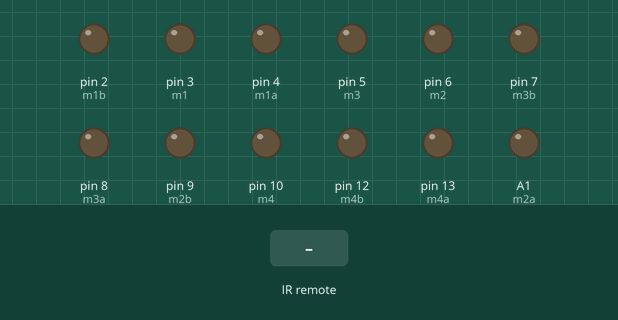
Recording of a sketch running on a simulated Arduino Uno, built with avr-gcc and run on an emulated ATmega328P. Parts: output pins drawn as LEDs (lit = HIGH). The test bench sets the inputs (shaded band). What the sketch prints to the serial monitor is not drawn.

Above: at 1.2 s.
1.3 s: infrared code 0xB946FF00 received
At 1.8 s:
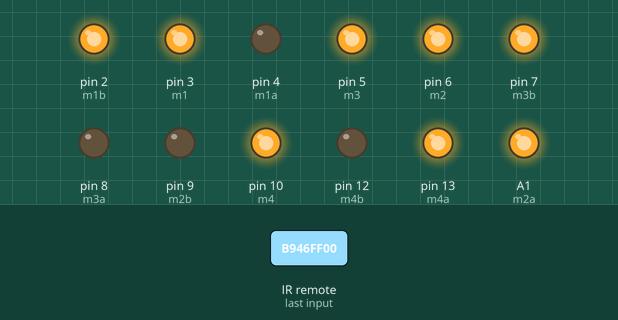
2.8 s: infrared code 0xBB44FF00 received
At 4.0 s:
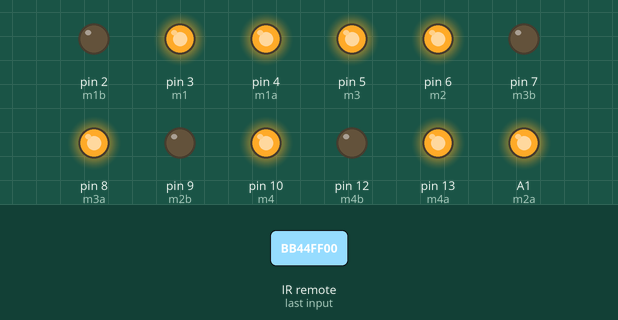
4.3 s: infrared code 0xBC43FF00 received
At 5.3 s:
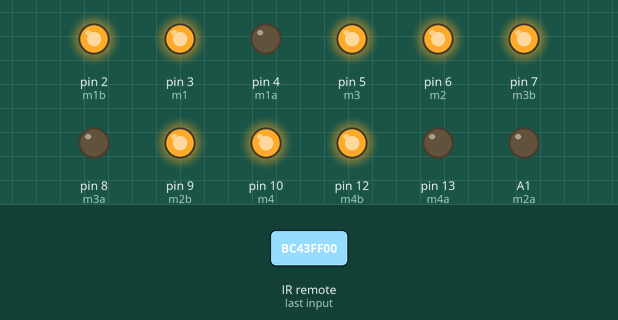
5.8 s: infrared code 0xBF40FF00 received
At 6.4 s:
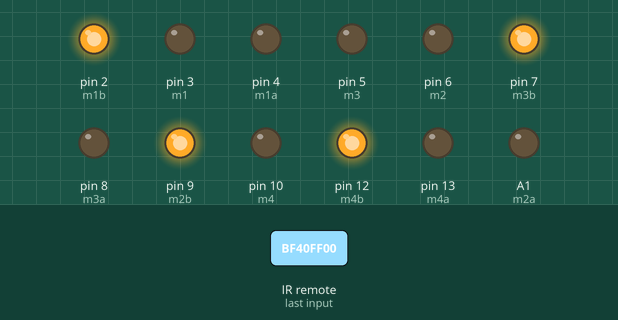
7.3 s: infrared code 0xEA15FF00 received
At 8.5 s:
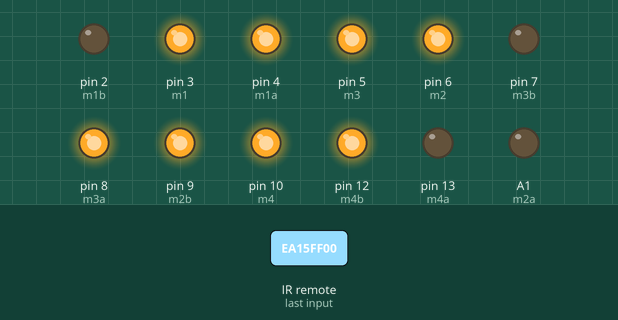
8.8 s: infrared code 0xBF40FF00 received
At 9.9 s:
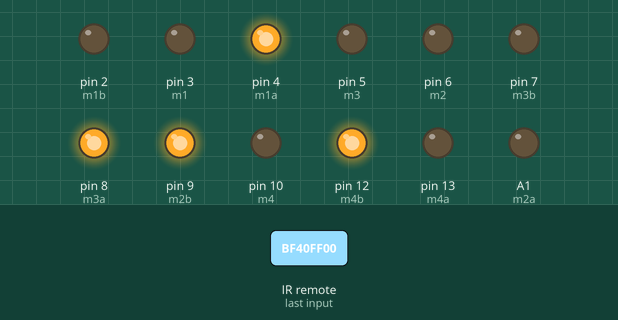
Timing chart, 0 to 11.3 s (numbered marks = the images above; inputs shaded):
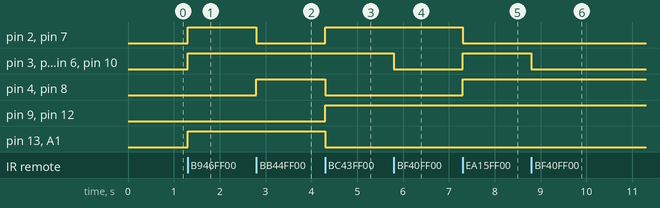

The sketch:

code.ino
```cpp
#include <IRremote.h>
int IR_RECEIVE_PIN = 11;
IRrecv irrecv(IR_RECEIVE_PIN);

int m1 = 3;
int m1a = 4;
int m1b = 2;

int m2 = 6;
int m2a = A1;
int m2b = 9;

int m3 = 5;
int m3a = 8;
int m3b = 7;

int m4 = 10;
int m4a = 13;
int m4b = 12;

void setup() {
  Serial.begin(9600);
  irrecv.enableIRIn();
  pinMode(m1, OUTPUT);
  pinMode(m1a, OUTPUT);
  pinMode(m1b, OUTPUT);
  pinMode(m2, OUTPUT);
  pinMode(m2a, OUTPUT);
  pinMode(m2b, OUTPUT);
  pinMode(m3, OUTPUT);
  pinMode(m3a, OUTPUT);
  pinMode(m3b, OUTPUT);
  pinMode(m4, OUTPUT);
  pinMode(m4a, OUTPUT);
  pinMode(m4b, OUTPUT);
}

void loop() {
  if (irrecv.decode()) {
    //UP
    if (irrecv.decodedIRData.decodedRawData == 3108437760) {
      Serial.print("FORWARD");
      digitalWrite(m1, HIGH);
      digitalWrite(m1a, LOW);
      digitalWrite(m1b, HIGH);
      digitalWrite(m2, HIGH);
      digitalWrite(m2a, HIGH);
      digitalWrite(m2b, LOW);
      digitalWrite(m3, HIGH);
      digitalWrite(m3a, LOW);
      digitalWrite(m3b, HIGH);
      digitalWrite(m4, HIGH);
      digitalWrite(m4a, HIGH);
      digitalWrite(m4b, LOW);
    }
    //LEFT
    else if (irrecv.decodedIRData.decodedRawData == 3141861120) {
      Serial.print("LEFT");
      digitalWrite(m1, HIGH);
      digitalWrite(m1a, HIGH);
      digitalWrite(m1b, LOW);
      digitalWrite(m2, HIGH);
      digitalWrite(m2a, HIGH);
      digitalWrite(m2b, LOW);
      digitalWrite(m3, HIGH);
      digitalWrite(m3a, HIGH);
      digitalWrite(m3b, LOW);
      digitalWrite(m4, HIGH);
      digitalWrite(m4a, HIGH);
      digitalWrite(m4b, LOW);
    }
    //RIGHT
    else if (irrecv.decodedIRData.decodedRawData == 3158572800) {
      Serial.print("RIGHT");
      digitalWrite(m1, HIGH);
      digitalWrite(m1a, LOW);
      digitalWrite(m1b, HIGH);
      digitalWrite(m2, HIGH);
      digitalWrite(m2a, LOW);
      digitalWrite(m2b, HIGH);
      digitalWrite(m3, HIGH);
      digitalWrite(m3a, LOW);
      digitalWrite(m3b, HIGH);
      digitalWrite(m4, HIGH);
      digitalWrite(m4a, LOW);
      digitalWrite(m4b, HIGH);
    }
    //DOWN
    else if (irrecv.decodedIRData.decodedRawData == 3927310080) {
      Serial.print("FORWARD");
      digitalWrite(m1, HIGH);
      digitalWrite(m1a, HIGH);
      digitalWrite(m1b, LOW);
      digitalWrite(m2, HIGH);
      digitalWrite(m2a, LOW);
      digitalWrite(m2b, HIGH);
      digitalWrite(m3, HIGH);
      digitalWrite(m3a, HIGH);
      digitalWrite(m3b, LOW);
      digitalWrite(m4, HIGH);
      digitalWrite(m4a, LOW);
      digitalWrite(m4b, HIGH);
    }
    //MIDDLE
    else if (irrecv.decodedIRData.decodedRawData == 3208707840) {
      Serial.println("STOP");
      digitalWrite(m1, LOW);
      digitalWrite(m2, LOW);
      digitalWrite(m3, LOW);
      digitalWrite(m4, LOW);
    }
    else {
      Serial.println(irrecv.decodedIRData.decodedRawData);
    }
    delay(200);
  }
  irrecv.resume();
}
```

Measured:
- after the input at 1.3 s, pin 2 (m1b), pin 3 (m1), pin 5 (m3), pin 6 (m2), pin 7 (m3b), pin 10 (m4), pin 13 (m4a), A1 (m2a): LOW → HIGH at once
- after the input at 2.8 s, pin 2 (m1b), pin 7 (m3b): HIGH → LOW at once; pin 4 (m1a), pin 8 (m3a): LOW → HIGH at once
- after the input at 4.3 s, pin 2 (m1b), pin 7 (m3b), pin 9 (m2b), pin 12 (m4b): LOW → HIGH at once; pin 4 (m1a), pin 8 (m3a), pin 13 (m4a), A1 (m2a): HIGH → LOW at once
- after the input at 5.8 s, pin 3 (m1), pin 5 (m3), pin 6 (m2), pin 10 (m4): HIGH → LOW at once
- after the input at 7.3 s, pin 2 (m1b), pin 7 (m3b): HIGH → LOW at once; pin 3 (m1), pin 4 (m1a), pin 5 (m3), pin 6 (m2), pin 8 (m3a), pin 10 (m4): LOW → HIGH at once
- after the input at 8.8 s, pin 3 (m1), pin 5 (m3), pin 6 (m2), pin 10 (m4): HIGH → LOW at once
